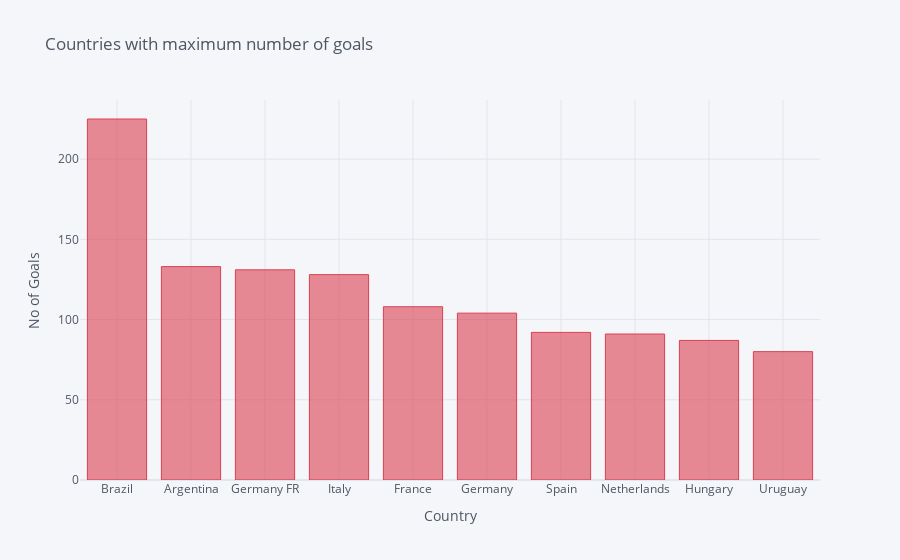

The notebook cell saved with this chart:
### Code cell
# Insight 3 : Brazil scored the most number of goals thrughout the history of worldcup followed by Argentina and Germany.
final_data.iplot(kind='bar',yTitle='No of Goals',title='Countries with maximum number of goals',colors='red',xTitle='Country')

### Figure 1 — Plotly figure (JSON) as saved in the notebook; plotly's stock layout.template omitted (floating-point values rounded to 4 significant figures)
{"data": [{"marker": {"color": "rgba(219, 64, 82, 0.6)", "line": {"color": "rgba(219, 64, 82, 1.0)", "width": 1}}, "name": "Goals", "orientation": "v", "text": "", "type": "bar", "x": ["Brazil", "Argentina", "Germany FR", "Italy", "France", "Germany", "Spain", "Netherlands", "Hungary", "Uruguay"], "y": [225, 133, 131, 128, 108, 104, 92, 91, 87, 80]}], "layout": {"legend": {"bgcolor": "#F5F6F9", "font": {"color": "#4D5663"}}, "paper_bgcolor": "#F5F6F9", "plot_bgcolor": "#F5F6F9", "title": {"font": {"color": "#4D5663"}, "text": "Countries with maximum number of goals"}, "xaxis": {"gridcolor": "#E1E5ED", "showgrid": true, "tickfont": {"color": "#4D5663"}, "title": {"font": {"color": "#4D5663"}, "text": "Country"}, "zerolinecolor": "#E1E5ED"}, "yaxis": {"gridcolor": "#E1E5ED", "showgrid": true, "tickfont": {"color": "#4D5663"}, "title": {"font": {"color": "#4D5663"}, "text": "No of Goals"}, "zerolinecolor": "#E1E5ED"}}}
